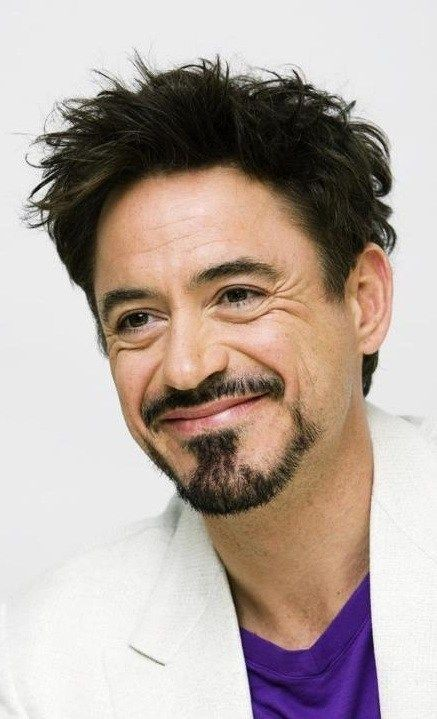
#> input picture RDJ.jpg, 437 x 719 px
$ python intoCartoon.py
#> lines starting #> are read from the running program, lines starting #| are printed output that depends on the picture; after the words box and inside, x2 and y2 are one past the last pixel; in counts of white or black regions, pixels touching at a corner belong together
import cv2
import numpy as np
import matplotlib.image as img
from matplotlib import pyplot as plt
# image is numpy array of many dimensions
img = cv2.imread("RDJ.jpg")
#> img is the input picture: shape (719, 437, 3); mean B, G, R 161.1, 168.5, 182.4
# create Edge mask


def edge_mask(img, line_size,blur_value):
#> called with line_size = 7, blur_value = 7
    gray = cv2.cvtColor(img, cv2.COLOR_BGR2GRAY)
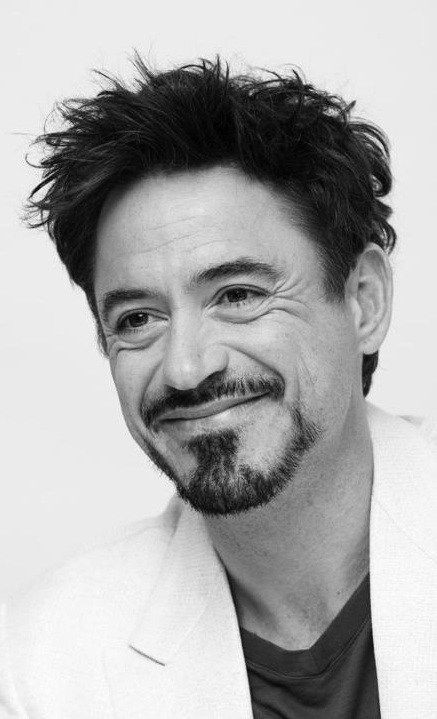
#> gray: shape (719, 437); min 0, max 255, mean 171.8
    gray_blur = cv2.medianBlur(gray, blur_value)
    edges = cv2.adaptiveThreshold(gray_blur, 255, cv2.ADAPTIVE_THRESH_MEAN_C, cv2.THRESH_BINARY, line_size, blur_value)
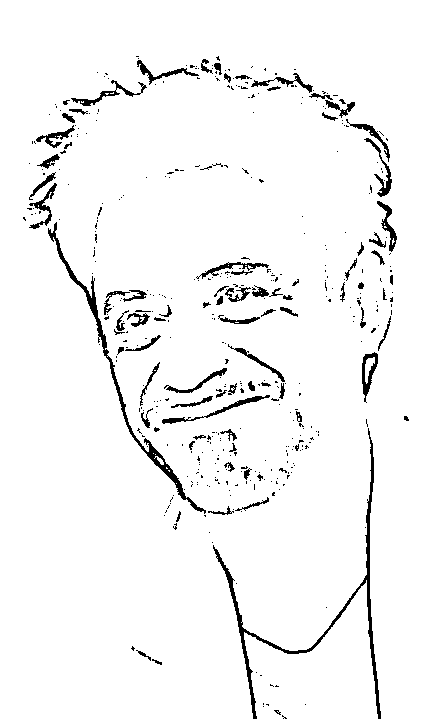
#> edges: shape (719, 437); 96% white; 443 black regions (361 under 20 px), largest, box (x1, y1, x2, y2) and area: (213, 428, 381, 719) 2092, (48, 222, 206, 514) 1607, (162, 395, 270, 424) 386
    return edges


line_size = 7
blur_value = 7
edges = edge_mask(img, line_size, blur_value)
# color quantization
# k value determines the number of colours in the image
total_color = 9
k = total_color
# Transer the image
data = np.float32(img).reshape(-1,3)
# determine criteria
criteria = (cv2.TERM_CRITERIA_EPS + cv2.TERM_CRITERIA_MAX_ITER, 20, 0.001)
# implementing k-Means
ret, label, center = cv2.kmeans(data, k, None, criteria, 10, cv2.KMEANS_RANDOM_CENTERS)
#> ret = 91094649.6; center = [[90.31, 122.7, 161.6], [12.05, 19.44, 22.5], [118.4, 150.6, 193.7], [195.7, 205.1, 220.7], [67.3, 90.09, 115], [36.37, 50.42, 60.24], [236.8, 237.4, 237.5], [151.4, 178, 221.3], [114.7, 29.32, 64.72]]
center = np.uint8(center)
#> center = [[90, 122, 161], [12, 19, 22], [118, 150, 193], [195, 205, 220], [67, 90, 114], [36, 50, 60], [236, 237, 237], [151, 178, 221], [114, 29, 64]]
result = center[label.flatten()]
result = result.reshape(img.shape)
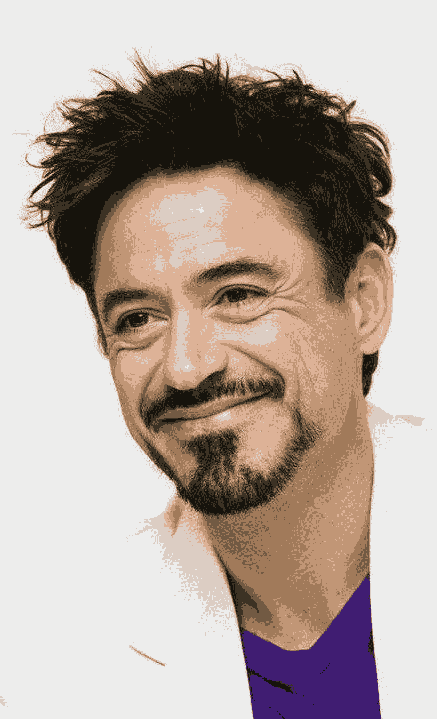
#> result: shape (719, 437, 3); mean B, G, R 160.5, 168.1, 181.9
blurred = cv2.bilateralFilter(result, d=10, sigmaColor=100, sigmaSpace=250)
cartoon = cv2.bitwise_and(blurred, blurred, mask=edges)
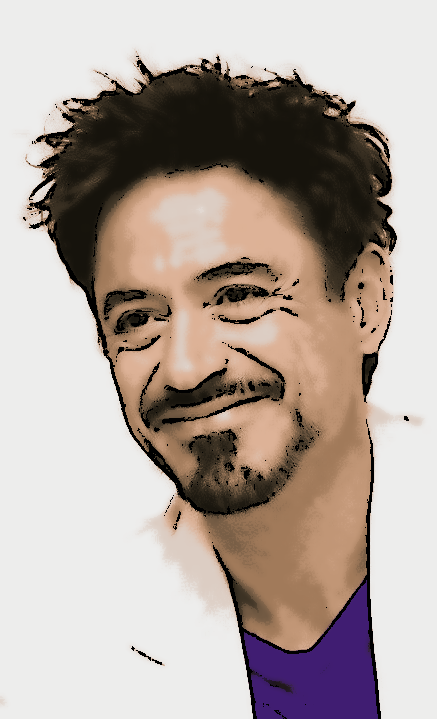
#> cartoon: shape (719, 437, 3); mean B, G, R 158, 165.1, 178
filename = 'cartoon.jpg'
cv2.imwrite(filename, cartoon)
